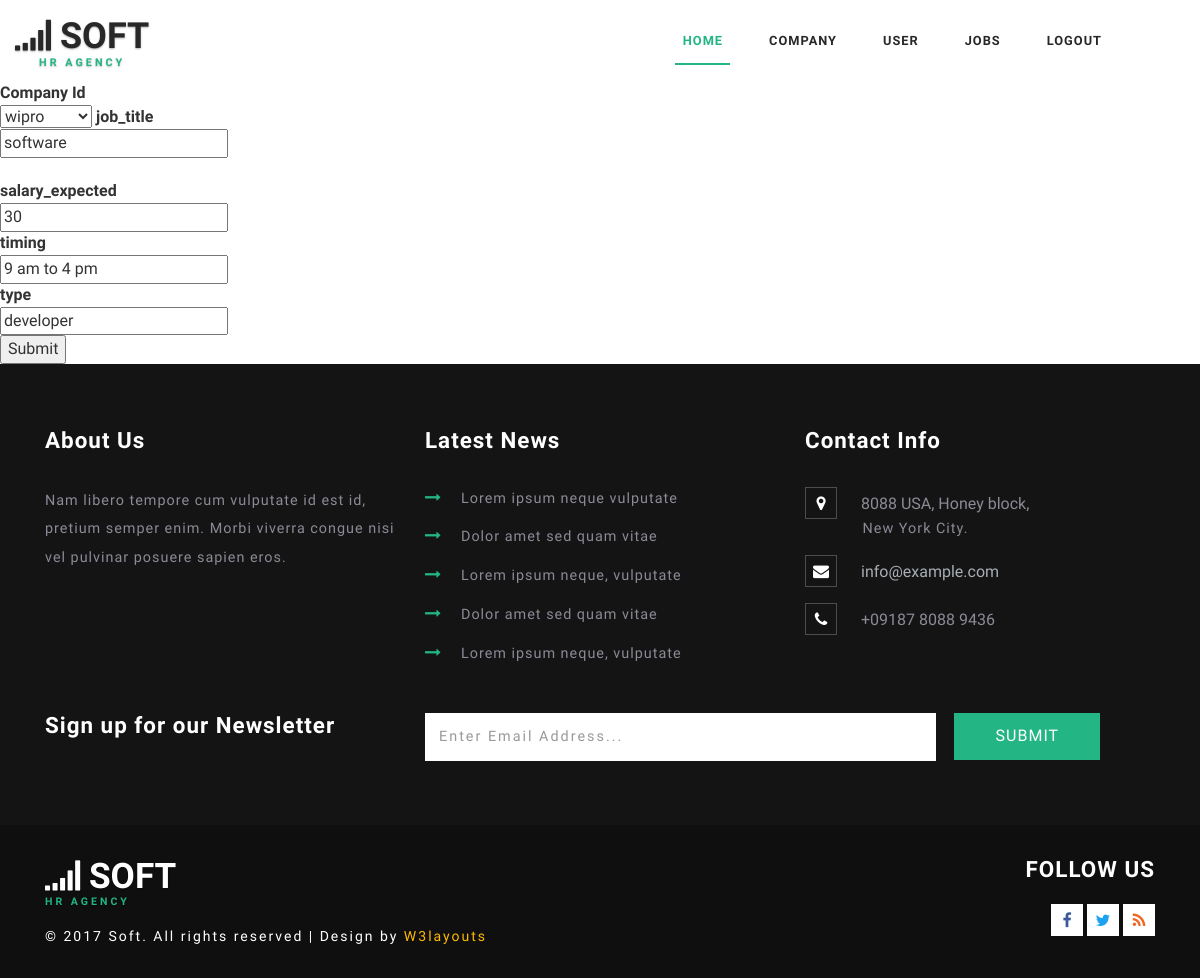
The app's page /edit_job/1 (signed in) with its own data.
### temp/models.py (models this page shows)
class job_posting(models.Model):
    company_id=models.ForeignKey(company,on_delete=models.CASCADE,related_name='company_id')
    job_title=models.CharField(max_length=300)
    salary_expected=models.IntegerField()
    timing=models.CharField(max_length=50)
    type=models.CharField(max_length=200)

### temp/views.py (the view)
# urls.py: path('edit_job/<int:id>',views.edit_job, name="edit_job"),
@login_required(login_url = '/login')
def edit_job(request,id):
    com = job_posting.objects.get(id=id)
    comany = company.objects.all()
    if request.method == 'POST':
        company_id = request.POST['cid']
        job_title = request.POST['jtitle']
        salary_expected = request.POST['salary']
        timing = request.POST['timing']
        type =  request.POST['type']
        try:
           com.company_id = company_id
           com.job_title = job_title
           com.salary_expected = salary_expected
           com.timing = timing
           com.type = type
           com.save()
        except:
            return render(request,'temp/all_jobs.html',{'com': com,'message':'try again'})
        return HttpResponseRedirect(reverse('all_job'))
    else:
       return render(request,'temp/edit_job.html', {'com': com, 'company': comany})

### temp/templates/temp/edit_job.html (shortened to what this page needs)
{% extends 'temp/admin_layout.html' %}
{% block body %}
 <form method='post' action='{% url "edit_job" com.id %}'>
  <label for="fname">Company Id</label><br>
  <select id="country13" name="company" class="frm-field required" required>
    {% for i in company %}
    <option value="{{i.id}}" {% if company == i.id %} selected {% endif %}>{{i.comapany_name}}</option>
    {% endfor %}
</select>
  <label for="lname">job_title</label><br>
  <input type="text" id="jtitle" name="jtitle" value="{{com.job_title}}" required=""><br><br>
  <label for="fname">salary_expected</label><br>
  <input type="text" id="salary_expected" name="salary" value="{{com.salary_expected}}" required=""><br>
  <label for="fname">timing</label><br>
  <input type="text" id="timing" name="timing" value="{{com.timing}}" required=""><br>
  <label for="fname">type</label><br>
  <input type="text" id="type" name="type" value="{{com.type}}" required=""><br>
  <input type="submit" value="Submit">
</form>
{% endblock %}

### temp/static/assets/css/style.css (style rules this page uses)
html, body { margin: 0; font-size: 100%; background: #fff; font-family: 'Work Sans', sans-serif; }
input[type="button"], input[type="submit"] { transition: 0.5s all; -webkit-transition: 0.5s all; -moz-transition: 0.5s all; -o-transition: 0.5s all; -ms-transition: 0.5s all; }
label { margin: 0; }

### records on screen
job_posting: jtitle "software", salary "30", timing "9 am to 4 pm", type "developer"

### other values on screen
form field company "wipro"
